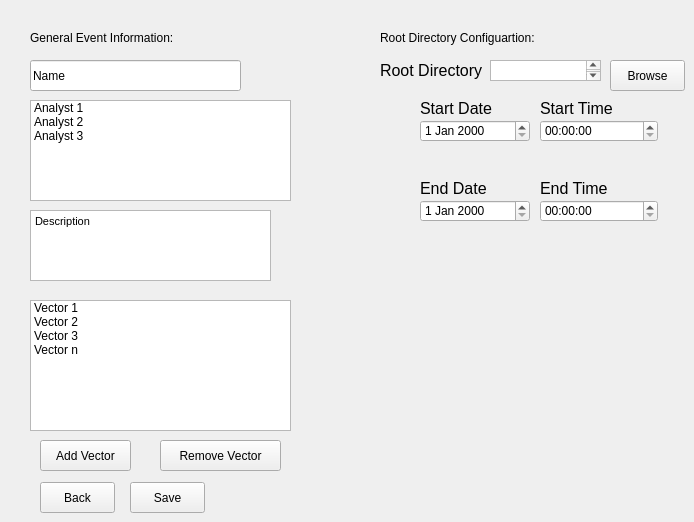
    <widget class="QWidget" name="EventConfig">
     <attribute name="title">
      <string>Event Config</string>
     </attribute>
     <widget class="QDateEdit" name="EventConfigStartDateSelector">
      <property name="geometry">
       <rect>
        <x>420</x>
        <y>120</y>
        <width>110</width>
        <height>22</height>
       </rect>
      </property>
     </widget>
     <widget class="QTimeEdit" name="EventConfigStartTimeSelector">
      <property name="geometry">
       <rect>
        <x>540</x>
        <y>120</y>
        <width>118</width>
        <height>22</height>
       </rect>
      </property>
     </widget>
     <widget class="QDateEdit" name="EventConfigEndDateSelector">
      <property name="geometry">
       <rect>
        <x>420</x>
        <y>200</y>
        <width>110</width>
        <height>22</height>
       </rect>
      </property>
     </widget>
     <widget class="QTimeEdit" name="EventConfigEndTimeSelector">
      <property name="geometry">
       <rect>
        <x>540</x>
        <y>200</y>
        <width>118</width>
        <height>22</height>
       </rect>
      </property>
     </widget>
     <widget class="QPushButton" name="EventConfigBrowseBtn">
      <property name="geometry">
       <rect>
        <x>610</x>
        <y>60</y>
        <width>75</width>
        <height>31</height>
       </rect>
      </property>
      <property name="text">
       <string>Browse</string>
      </property>
     </widget>
     <widget class="QListWidget" name="EventConfigAnalystList">
      <property name="geometry">
       <rect>
        <x>30</x>
        <y>100</y>
        <width>261</width>
        <height>101</height>
       </rect>
      </property>
      <item>
       <property name="text">
        <string>Analyst 1</string>
       </property>
      </item>
      <item>
       <property name="text">
        <string>Analyst 2</string>
       </property>
      </item>
      <item>
       <property name="text">
        <string>Analyst 3</string>
       </property>
      </item>
     </widget>
     <widget class="QListWidget" name="EventConfigVectorList">
      <property name="geometry">
       <rect>
        <x>30</x>
        <y>300</y>
        <width>261</width>
        <height>131</height>
       </rect>
      </property>
      <item>
       <property name="text">
        <string>Vector 1</string>
       </property>
      </item>
      <item>
       <property name="text">
        <string>Vector 2</string>
       </property>
      </item>
      <item>
       <property name="text">
        <string>Vector 3</string>
       </property>
      </item>
      <item>
       <property name="text">
        <string>Vector n</string>
       </property>
      </item>
     </widget>
     <widget class="QPushButton" name="AddVectorBtn">
      <property name="geometry">
       <rect>
        <x>40</x>
        <y>440</y>
        <width>91</width>
        <height>31</height>
       </rect>
      </property>
      <property name="text">
       <string>Add Vector</string>
      </property>
     </widget>
     <widget class="QPushButton" name="RemoveVectorBtn">
      <property name="geometry">
       <rect>
        <x>160</x>
        <y>440</y>
        <width>121</width>
        <height>31</height>
       </rect>
      </property>
      <property name="text">
       <string>Remove Vector</string>
      </property>
     </widget>
     <widget class="QPushButton" name="EventConfigBackBtn">
      <property name="geometry">
       <rect>
        <x>40</x>
        <y>482</y>
        <width>75</width>
        <height>31</height>
       </rect>
      </property>
      <property name="text">
       <string>Back</string>
      </property>
     </widget>
     <widget class="QPushButton" name="EventConfigSaveBtn">
      <property name="geometry">
       <rect>
        <x>130</x>
        <y>482</y>
        <width>75</width>
        <height>31</height>
       </rect>
      </property>
      <property name="text">
       <string>Save</string>
      </property>
     </widget>
     <widget class="QTextEdit" name="EventConfigDescription">
      <property name="geometry">
       <rect>
        <x>30</x>
        <y>210</y>
        <width>241</width>
        <height>71</height>
       </rect>
      </property>
      <property name="html">
       <string>&lt;!DOCTYPE HTML PUBLIC &quot;-//W3C//DTD HTML 4.0//EN&quot; &quot;http://www.w3.org/TR/REC-html40/strict.dtd&quot;&gt;
&lt;html&gt;&lt;head&gt;&lt;meta name=&quot;qrichtext&quot; content=&quot;1&quot; /&gt;&lt;style type=&quot;text/css&quot;&gt;
p, li { white-space: pre-wrap; }
&lt;/style&gt;&lt;/head&gt;&lt;body style=&quot; font-family:'.SF NS Text'; font-size:13pt; font-weight:400; font-style:normal;&quot;&gt;
&lt;p style=&quot; margin-top:0px; margin-bottom:0px; margin-left:0px; margin-right:0px; -qt-block-indent:0; text-indent:0px;&quot;&gt;&lt;span style=&quot; font-family:'MS Shell Dlg 2'; font-size:8.25pt;&quot;&gt;Description&lt;/span&gt;&lt;/p&gt;&lt;/body&gt;&lt;/html&gt;</string>
      </property>
     </widget>
     <widget class="QLineEdit" name="EventConfigNameEdit">
      <property name="geometry">
       <rect>
        <x>30</x>
        <y>60</y>
        <width>211</width>
        <height>31</height>
       </rect>
      </property>
      <property name="text">
       <string>Name</string>
      </property>
     </widget>
     <widget class="QLabel" name="EventConfigStartDateLabel">
      <property name="geometry">
       <rect>
        <x>420</x>
        <y>100</y>
        <width>81</width>
        <height>16</height>
       </rect>
      </property>
      <property name="font">
       <font>
        <pointsize>12</pointsize>
       </font>
      </property>
      <property name="text">
       <string>Start Date</string>
      </property>
     </widget>
     <widget class="QLabel" name="EventConfigEndDateLabel">
      <property name="geometry">
       <rect>
        <x>420</x>
        <y>180</y>
        <width>71</width>
        <height>16</height>
       </rect>
      </property>
      <property name="font">
       <font>
        <pointsize>12</pointsize>
       </font>
      </property>
      <property name="text">
       <string>End Date</string>
      </property>
     </widget>
     <widget class="QLabel" name="EventConfigStartTimeLabel">
      <property name="geometry">
       <rect>
        <x>540</x>
        <y>100</y>
        <width>81</width>
        <height>16</height>
       </rect>
      </property>
      <property name="font">
       <font>
        <pointsize>12</pointsize>
       </font>
      </property>
      <property name="text">
       <string>Start Time</string>
      </property>
     </widget>
     <widget class="QLabel" name="EventConfigEndTimeLabel">
      <property name="geometry">
       <rect>
        <x>540</x>
        <y>180</y>
        <width>81</width>
        <height>16</height>
       </rect>
      </property>
      <property name="font">
       <font>
        <pointsize>12</pointsize>
       </font>
      </property>
      <property name="text">
       <string>End Time</string>
      </property>
     </widget>
     <widget class="QLabel" name="EventConfigRootDirLabel">
      <property name="geometry">
       <rect>
        <x>380</x>
        <y>60</y>
        <width>111</width>
        <height>21</height>
       </rect>
      </property>
      <property name="font">
       <font>
        <pointsize>12</pointsize>
       </font>
      </property>
      <property name="text">
       <string>Root Directory</string>
      </property>
     </widget>
     <widget class="QPlainTextEdit" name="EventConfigRootDirPath">
      <property name="geometry">
       <rect>
        <x>490</x>
        <y>60</y>
        <width>111</width>
        <height>21</height>
       </rect>
      </property>
     </widget>
     <widget class="QLabel" name="label">
      <property name="geometry">
       <rect>
        <x>30</x>
        <y>30</y>
        <width>171</width>
        <height>16</height>
       </rect>
      </property>
      <property name="text">
       <string>General Event Information:</string>
      </property>
     </widget>
     <widget class="QLabel" name="label_2">
      <property name="geometry">
       <rect>
        <x>380</x>
        <y>30</y>
        <width>191</width>
        <height>16</height>
       </rect>
      </property>
      <property name="text">
       <string>Root Directory Configuartion:</string>
      </property>
     </widget>
    </widget>
